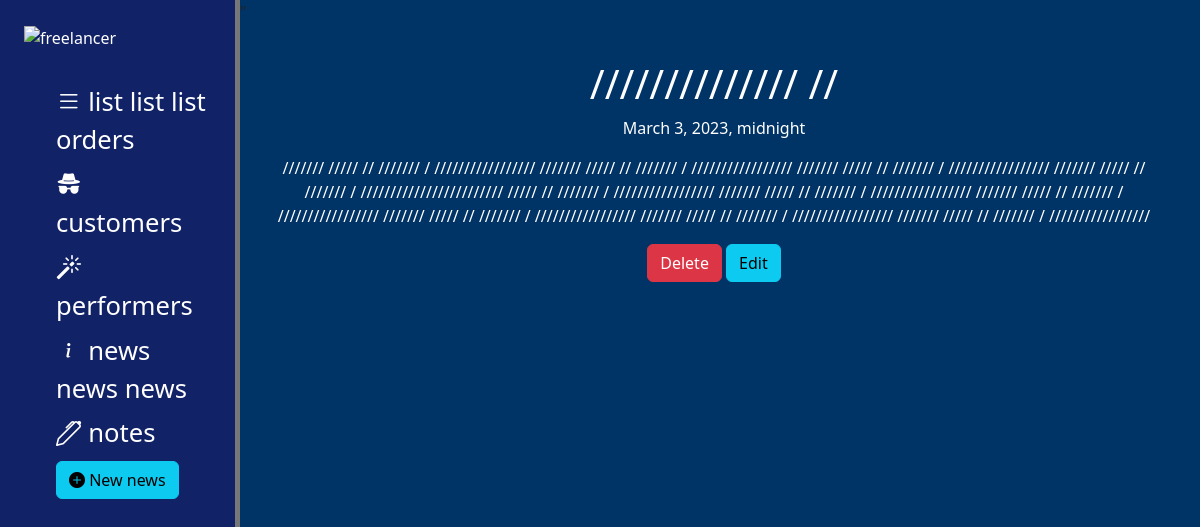
Page /news/11 on the earlier database version.
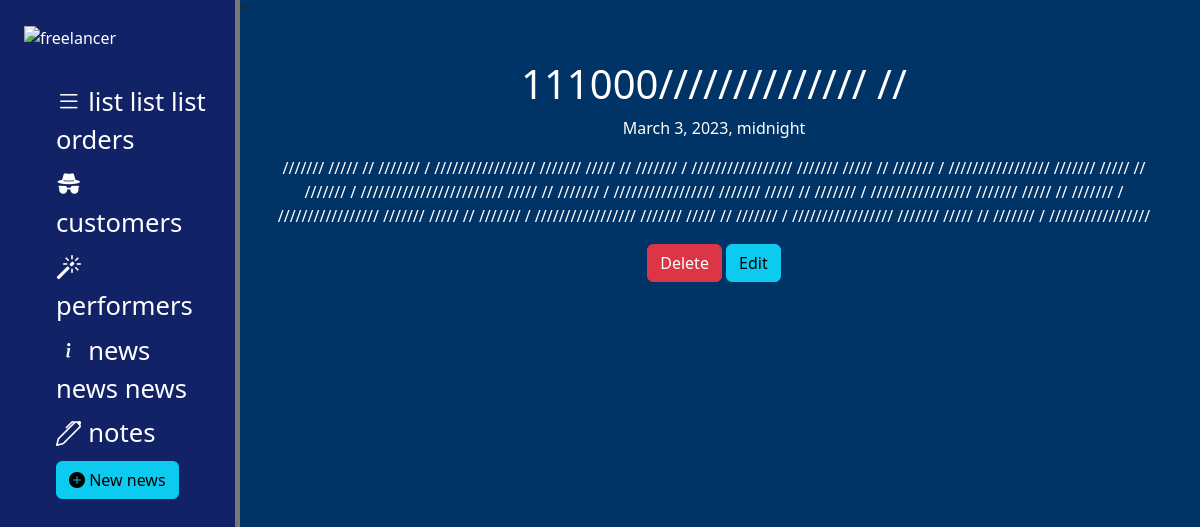
Same page on the later database version.
### news/models.py (models this page shows, shortened)
class Artiles(models.Model):
    title = models.CharField('name', max_length=50)
    anons = models.CharField('anons', max_length=250)
    full_text = models.TextField('article')
    date = models.DateTimeField('publication date')
    class Meta:
        verbose_name = 'News'
        verbose_name_plural = 'News line'

### news/views.py (the view)
class newsDetailView(DetailView):
    model = Artiles
    template_name = 'news/details_view.html'
    context_object_name = 'artiles'

### news/templates/news/details_view.html (shortened to what this page needs)
{% extends 'main/layout.html' %}
{% block content%}
    <div class="features">
        <h1>{{ artiles.title }}</h1>
        <p>{{ artiles.date }}</p>
        <p>{{ artiles.full_text }}</p>
        <a href="{% url 'news-delete' artiles.id %}" class="btn btn-danger"> Delete </a>
        <a href="{% url 'news-updata' artiles.id %}" class="btn btn-info"> Edit </a>
    </div>
{% endblock %}

Differences in the rows shown:
changed Artiles: title "////////////// //" → "111000////////////// //"
